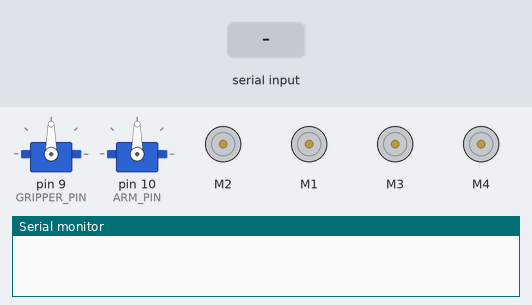
This sketch was run on a simulated Arduino Mega 2560, built with avr-gcc and run on an emulated ATmega2560. Parts: 2 × servo, 4 × DC motor (green arrow = forward, orange = backward, longer = faster), the last lines printed to the serial monitor. The inputs (shaded band) are chosen by the test bench.

Above: at 1.2 s.
1.3 s: "F\n" received over the second serial link
At 2.3 s:
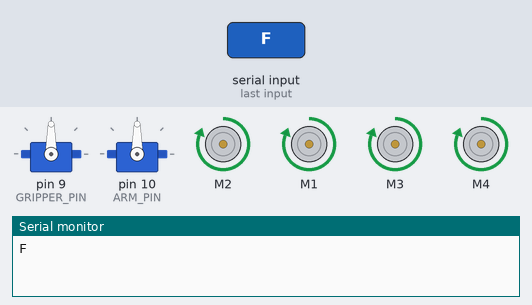
2.8 s: "B\n" received over the second serial link
At 3.5 s:
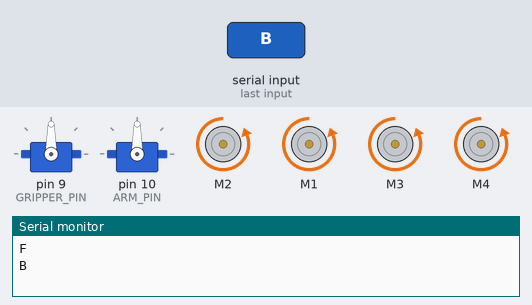
4.3 s: "L\n" received over the second serial link
At 4.6 s:
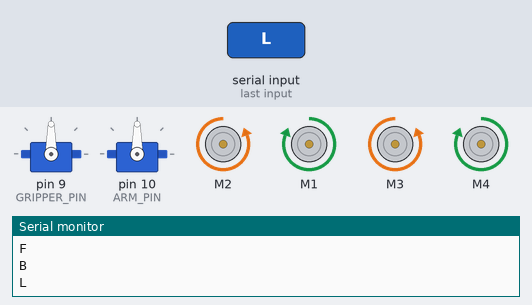
5.8 s: "R\n" received over the second serial link
At 6.9 s:
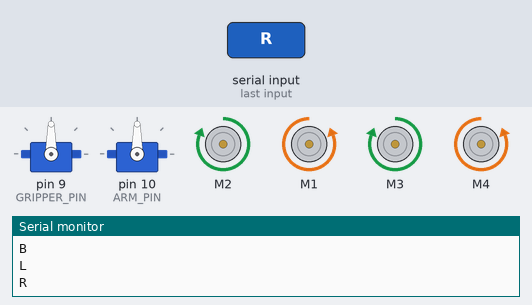
7.3 s: "G,45\n" received over the second serial link
At 8.1 s:
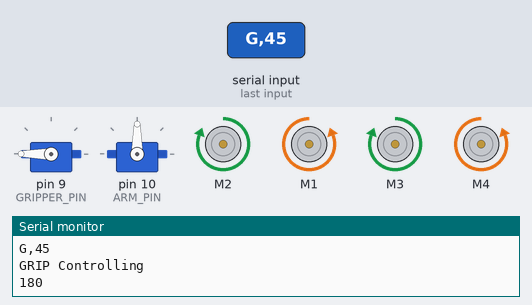
8.8 s: "90,45\n" received over the second serial link
At 9.2 s:
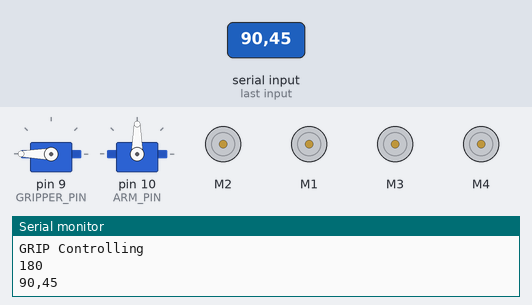
Timing chart, 0 to 11.3 s (numbered marks = the images above; inputs shaded):
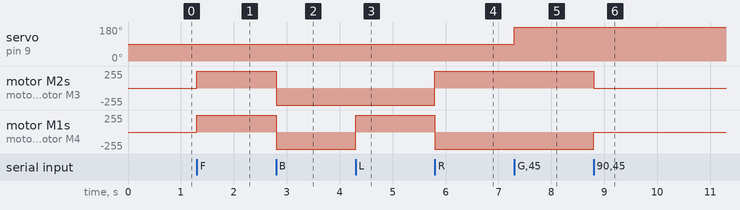

Measured:
- after the input at 1.3 s, motor M2, motor M1, motor M3, motor M4: stopped → forward 255/255 at once
- after the input at 2.8 s, motor M2, motor M1, motor M3, motor M4: forward 255/255 → backward 255/255 at once
- after the input at 4.3 s, motor M1, motor M4: backward 255/255 → forward 255/255 at once
- after the input at 5.8 s, motor M2, motor M3: backward 255/255 → forward 255/255 at once; motor M1, motor M4: forward 255/255 → backward 255/255 at once
- after the input at 7.3 s, servo on pin 9 (GRIPPER_PIN): 90° → 180° at once
- after the input at 8.8 s, motor M2, motor M3: forward 255/255 → stopped at once; motor M1, motor M4: backward 255/255 → stopped at once

The sketch:

arnobvai.ino
```cpp
#include <SoftwareSerial.h>

#include <AFMotor.h>


SoftwareSerial bt(50, 51);

#include <Servo.h>
#define GRIPPER_PIN 9
#define ARM_PIN 10

#define baud 9600

enum controlType {DC_MOTOR, GRIPPER, ARM, NONE};

//Default stop
controlType control = controlType::NONE;

String command = "";

//Servos
Servo gripper;
Servo arm;


#define FRONT_LEFT 2
#define FRONT_RIGHT 1
#define BACK_LEFT 3
#define BACK_RIGHT 4

#define spd 255


AF_DCMotor frontLeft(FRONT_LEFT);
AF_DCMotor frontRight(FRONT_RIGHT);
AF_DCMotor backLeft(BACK_LEFT);
AF_DCMotor backRight(BACK_RIGHT);

void forward(void){
  frontLeft.run(FORWARD);
  frontRight.run(FORWARD);
  backLeft.run(FORWARD);
  backRight.run(FORWARD);
}

void backward(void){
  frontLeft.run(BACKWARD);
  frontRight.run(BACKWARD);
  backLeft.run(BACKWARD);
  backRight.run(BACKWARD);
}

void left(void){
  frontRight.run(FORWARD);
  backRight.run(FORWARD);
  frontLeft.run(BACKWARD);
  backLeft.run(BACKWARD);
}

void right(void){
  frontRight.run(BACKWARD);
  backRight.run(BACKWARD);
  frontLeft.run(FORWARD);
  backLeft.run(FORWARD);
}


void stop(void){
  frontLeft.run(RELEASE);
  frontRight.run(RELEASE);
  backLeft.run(RELEASE);
  backRight.run(RELEASE);
}


void setup() {
  Serial.begin(baud);
  bt.begin(baud);
  gripper.attach(GRIPPER_PIN);
  arm.attach(ARM_PIN);

    //Setting speed
  frontLeft.setSpeed(spd);
  frontRight.setSpeed(spd);
  backLeft.setSpeed(spd);
  backRight.setSpeed(spd);
}

int getInt(String s){
  return s.substring(1, s.length()).toInt();
}

void loop() {
  if (bt.available() > 0){
    String compositeData = bt.readStringUntil('\n');
    command = compositeData;
    if (compositeData.startsWith("A")) control = controlType::ARM;
    else if (compositeData.startsWith("G")) control = controlType::GRIPPER;
    else control = controlType::DC_MOTOR;

    Serial.println(compositeData);
  }

  if (control == controlType::ARM){
    Serial.println("ARM CONTROLLING");
    Serial.println(getInt(command));
    control = controlType::NONE;
  }

  else if (control == controlType::DC_MOTOR){
    if (command.equals("F")) forward();
    else if (command.equals("B")) backward();
    else if (command.equals("L")) left();
    else if (command.equals("R")) right();
    else stop();

    control = controlType::NONE;
  }

  else if (control == controlType::GRIPPER){
    int angle = 180 - getInt(command);
    gripper.write(angle);
    Serial.println("GRIP Controlling");
    Serial.println(angle);
    control = controlType::NONE;
  }

  else if (control == controlType::ARM){
    int angle = getInt(command);
    arm.write(angle);
    control = controlType::NONE;
  }

}
```
